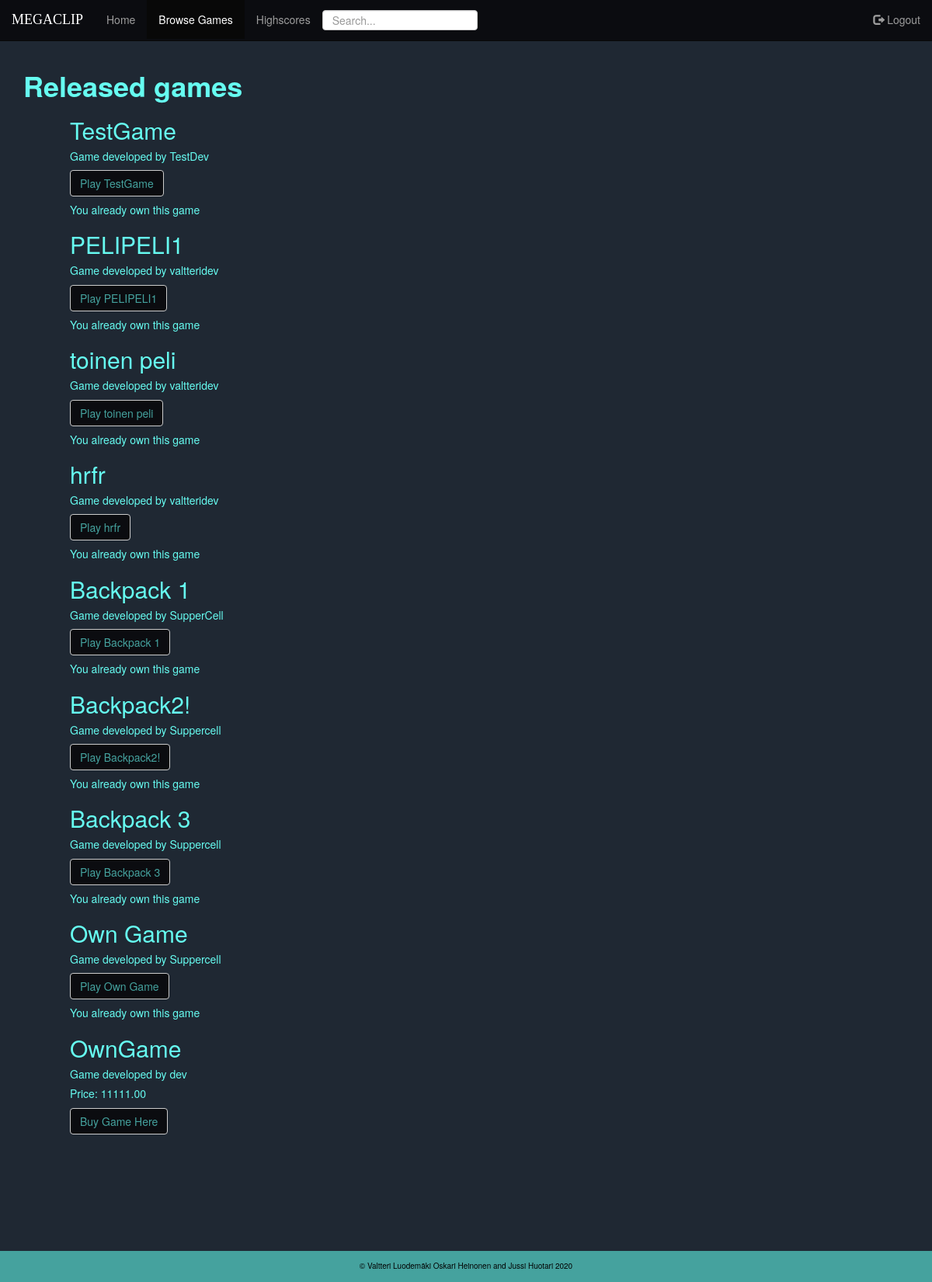
/browsegames/ (signed in), run on the app's committed database.
### gamestore/models.py (models this page shows, shortened)
class Game(models.Model):
    name = models.CharField(max_length=255, primary_key=True, unique=True)
    url = models.URLField(max_length=255)
    price = models.DecimalField(max_digits=20, decimal_places=2)
    developer = models.ForeignKey('users.CustomUser', on_delete=models.CASCADE, null=True)

### users/models.py (models this page shows)
class CustomUser(AbstractUser):
    usertype = models.CharField(max_length=10,default="['player']")
    games = models.ManyToManyField('gamestore.Game')
    test = models.CharField(max_length=10, choices=usertypes)
    def __str__(self):
        return self.username

### gamestore/views.py (the view)
# urls.py: path('browsegames/',BrowseGamesView.as_view(), name='browse_games' ), #domain/browsegames = browse available games
class BrowseGamesView(ListView):
    model = Game
    template_name = 'gamestore/browse_games.html'
    context_object_name = 'games'
    def get_context_data(self, **kwargs):
        context = super(BrowseGamesView, self).get_context_data(**kwargs)
        context.update({
            'browse_page' : 'active'
        })
        return context

### gamestore/templates/gamestore/browse_games.html (shortened to what this page needs)
 {% extends 'base.html' %}
{% block content %}
{% if user.is_authenticated %}
{% if games %}
  <h1 class=""><strong>Released games</strong></h1>
  <div class="cont-2">
  {% for game in games %}
        <h2>{{ game.name }}</h2>
        <h5>Game developed by {{ game.developer }}</h5>
      {% if game not in user.games.all  %}
        <h5>Price: {{ game.price }}</h5>
        {% if user.usertype == "['player']" %}
          <a href="{% url 'buy' game.name %}" class="btn btn-default" method="post">Buy Game Here</a>
        {%endif%}
      {% else  %}
        <a href="{% url 'game-detail' game.name %}" class="btn btn-default">Play {{ game.name }}</a> <br>
        <h5>You already own this game</h5>
      {% endif %}
  {% endfor %}
  </div>
{% else %}
  <div class="">
  </div>
{% endif %}
{% else %}
  <p>Log in to browse our games!</p>
  <a href="{% url 'login' %}" class="btn btn-default">Login</a>
  <a href="{% url 'signup' %}" class="btn btn-default">Register</a>
{% endif %}
{% endblock content %}

### static/gamestore/style.css (style rules this page uses)
body { background: #1F2833 ; display: flex; flex-direction: column; position: relative; min-height: 100vh; color: #66FCF1 ; }
.btn { color: #45A29E; background: #0B0C10; }
.cont-2 { padding-left: 60px; padding-bottom: 40px; }

### data on the page
Game: name "TestGame", developer "TestDev"
Game: name "PELIPELI1", developer "valtteridev"
Game: name "toinen peli", developer "valtteridev"
Game: name "hrfr", developer "valtteridev"
Game: name "Backpack 1", developer "SupperCell"
Game: name "Backpack2!", developer "Suppercell"
Game: name "Backpack 3", developer "Suppercell"
Game: name "Own Game", developer "Suppercell"
Game: name "OwnGame", developer "dev", price "11111.00", shows "Buy Game Here"
